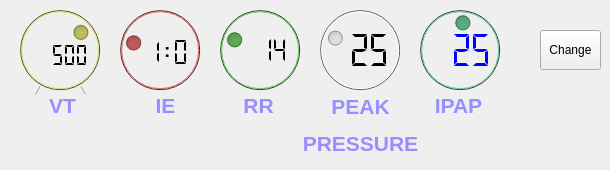
            <widget class="QWidget" name="page">
             <widget class="QDial" name="iedial">
              <property name="enabled">
               <bool>false</bool>
              </property>
              <property name="geometry">
               <rect>
                <x>110</x>
                <y>0</y>
                <width>100</width>
                <height>100</height>
               </rect>
              </property>
              <property name="minimumSize">
               <size>
                <width>100</width>
                <height>100</height>
               </size>
              </property>
              <property name="styleSheet">
               <string notr="true">background-color: rgb(200,20,20)</string>
              </property>
              <property name="minimum">
               <number>1</number>
              </property>
              <property name="maximum">
               <number>5</number>
              </property>
              <property name="value">
               <number>2</number>
              </property>
             </widget>
             <widget class="QLCDNumber" name="ilcd">
              <property name="geometry">
               <rect>
                <x>147</x>
                <y>37</y>
                <width>16</width>
                <height>30</height>
               </rect>
              </property>
              <property name="minimumSize">
               <size>
                <width>0</width>
                <height>0</height>
               </size>
              </property>
              <property name="styleSheet">
               <string notr="true">color:black</string>
              </property>
              <property name="frameShape">
               <enum>QFrame::NoFrame</enum>
              </property>
              <property name="frameShadow">
               <enum>QFrame::Plain</enum>
              </property>
              <property name="digitCount">
               <number>1</number>
              </property>
              <property name="segmentStyle">
               <enum>QLCDNumber::Flat</enum>
              </property>
              <property name="value" stdset="0">
               <double>1.000000000000000</double>
              </property>
             </widget>
             <widget class="QLabel" name="label_17">
              <property name="geometry">
               <rect>
                <x>164</x>
                <y>30</y>
                <width>10</width>
                <height>40</height>
               </rect>
              </property>
              <property name="font">
               <font>
                <pointsize>14</pointsize>
                <weight>75</weight>
                <bold>true</bold>
               </font>
              </property>
              <property name="styleSheet">
               <string notr="true">color:black</string>
              </property>
              <property name="text">
               <string>:</string>
              </property>
             </widget>
             <widget class="QLCDNumber" name="ielcd">
              <property name="geometry">
               <rect>
                <x>167</x>
                <y>37</y>
                <width>28</width>
                <height>30</height>
               </rect>
              </property>
              <property name="minimumSize">
               <size>
                <width>0</width>
                <height>0</height>
               </size>
              </property>
              <property name="styleSheet">
               <string notr="true">color:black</string>
              </property>
              <property name="frameShape">
               <enum>QFrame::NoFrame</enum>
              </property>
              <property name="frameShadow">
               <enum>QFrame::Plain</enum>
              </property>
              <property name="digitCount">
               <number>1</number>
              </property>
              <property name="segmentStyle">
               <enum>QLCDNumber::Flat</enum>
              </property>
             </widget>
             <widget class="QLabel" name="label_15">
              <property name="geometry">
               <rect>
                <x>130</x>
                <y>90</y>
                <width>71</width>
                <height>31</height>
               </rect>
              </property>
              <property name="font">
               <font>
                <pointsize>16</pointsize>
                <weight>75</weight>
                <bold>true</bold>
               </font>
              </property>
              <property name="styleSheet">
               <string notr="true">color: rgb(152, 142, 255);</string>
              </property>
              <property name="text">
               <string>IE</string>
              </property>
              <property name="alignment">
               <set>Qt::AlignCenter</set>
              </property>
             </widget>
             <widget class="QDial" name="rrdial">
              <property name="enabled">
               <bool>false</bool>
              </property>
              <property name="geometry">
               <rect>
                <x>210</x>
                <y>0</y>
                <width>100</width>
                <height>100</height>
               </rect>
              </property>
              <property name="minimumSize">
               <size>
                <width>100</width>
                <height>100</height>
               </size>
              </property>
              <property name="styleSheet">
               <string notr="true">background-color: rgb(20,100,10)</string>
              </property>
              <property name="minimum">
               <number>8</number>
              </property>
              <property name="maximum">
               <number>30</number>
              </property>
              <property name="value">
               <number>14</number>
              </property>
             </widget>
             <widget class="QLabel" name="label_14">
              <property name="geometry">
               <rect>
                <x>218</x>
                <y>90</y>
                <width>81</width>
                <height>31</height>
               </rect>
              </property>
              <property name="font">
               <font>
                <pointsize>16</pointsize>
                <weight>75</weight>
                <bold>true</bold>
               </font>
              </property>
              <property name="styleSheet">
               <string notr="true">color: rgb(152, 142, 255);</string>
              </property>
              <property name="text">
               <string>RR</string>
              </property>
              <property name="alignment">
               <set>Qt::AlignCenter</set>
              </property>
             </widget>
             <widget class="QLCDNumber" name="rrlcd">
              <property name="enabled">
               <bool>false</bool>
              </property>
              <property name="geometry">
               <rect>
                <x>253</x>
                <y>35</y>
                <width>41</width>
                <height>30</height>
               </rect>
              </property>
              <property name="minimumSize">
               <size>
                <width>0</width>
                <height>20</height>
               </size>
              </property>
              <property name="styleSheet">
               <string notr="true">color:black</string>
              </property>
              <property name="frameShape">
               <enum>QFrame::NoFrame</enum>
              </property>
              <property name="frameShadow">
               <enum>QFrame::Plain</enum>
              </property>
              <property name="digitCount">
               <number>2</number>
              </property>
              <property name="segmentStyle">
               <enum>QLCDNumber::Flat</enum>
              </property>
              <property name="intValue" stdset="0">
               <number>14</number>
              </property>
             </widget>
             <widget class="QPushButton" name="btnchangeset">
              <property name="geometry">
               <rect>
                <x>540</x>
                <y>30</y>
                <width>61</width>
                <height>40</height>
               </rect>
              </property>
              <property name="minimumSize">
               <size>
                <width>0</width>
                <height>40</height>
               </size>
              </property>
              <property name="text">
               <string>Change</string>
              </property>
             </widget>
             <widget class="QLabel" name="labelipap">
              <property name="geometry">
               <rect>
                <x>418</x>
                <y>90</y>
                <width>81</width>
                <height>31</height>
               </rect>
              </property>
              <property name="font">
               <font>
                <pointsize>16</pointsize>
                <weight>75</weight>
                <bold>true</bold>
               </font>
              </property>
              <property name="styleSheet">
               <string notr="true">color: rgb(152, 142, 255);</string>
              </property>
              <property name="text">
               <string>IPAP</string>
              </property>
              <property name="alignment">
               <set>Qt::AlignCenter</set>
              </property>
             </widget>
             <widget class="QDial" name="ipapdial">
              <property name="enabled">
               <bool>false</bool>
              </property>
              <property name="geometry">
               <rect>
                <x>410</x>
                <y>0</y>
                <width>100</width>
                <height>100</height>
               </rect>
              </property>
              <property name="minimumSize">
               <size>
                <width>100</width>
                <height>100</height>
               </size>
              </property>
              <property name="styleSheet">
               <string notr="true">background-color: rgb(20,40,30)</string>
              </property>
              <property name="minimum">
               <number>5</number>
              </property>
              <property name="maximum">
               <number>30</number>
              </property>
              <property name="value">
               <number>18</number>
              </property>
             </widget>
             <widget class="QLCDNumber" name="ipaplcd">
              <property name="geometry">
               <rect>
                <x>430</x>
                <y>30</y>
                <width>64</width>
                <height>40</height>
               </rect>
              </property>
              <property name="minimumSize">
               <size>
                <width>0</width>
                <height>40</height>
               </size>
              </property>
              <property name="styleSheet">
               <string notr="true">color:blue</string>
              </property>
              <property name="frameShape">
               <enum>QFrame::NoFrame</enum>
              </property>
              <property name="digitCount">
               <number>3</number>
              </property>
              <property name="segmentStyle">
               <enum>QLCDNumber::Flat</enum>
              </property>
              <property name="intValue" stdset="0">
               <number>25</number>
              </property>
             </widget>
             <widget class="QLCDNumber" name="peaklcd">
              <property name="geometry">
               <rect>
                <x>330</x>
                <y>30</y>
                <width>61</width>
                <height>40</height>
               </rect>
              </property>
              <property name="minimumSize">
               <size>
                <width>0</width>
                <height>40</height>
               </size>
              </property>
              <property name="styleSheet">
               <string notr="true">color:black</string>
              </property>
              <property name="frameShape">
               <enum>QFrame::NoFrame</enum>
              </property>
              <property name="digitCount">
               <number>3</number>
              </property>
              <property name="segmentStyle">
               <enum>QLCDNumber::Flat</enum>
              </property>
              <property name="value" stdset="0">
               <double>25.000000000000000</double>
              </property>
             </widget>
             <widget class="QLabel" name="label_9">
              <property name="geometry">
               <rect>
                <x>300</x>
                <y>90</y>
                <width>121</width>
                <height>71</height>
               </rect>
              </property>
              <property name="font">
               <font>
                <pointsize>16</pointsize>
                <weight>75</weight>
                <bold>true</bold>
               </font>
              </property>
              <property name="styleSheet">
               <string notr="true">color: rgb(152, 142, 255);</string>
              </property>
              <property name="text">
               <string>&lt;html&gt;&lt;head/&gt;&lt;body&gt;&lt;p align=&quot;center&quot;&gt;PEAK&lt;/p&gt;&lt;p align=&quot;center&quot;&gt;PRESSURE&lt;/p&gt;&lt;/body&gt;&lt;/html&gt;</string>
              </property>
              <property name="alignment">
               <set>Qt::AlignCenter</set>
              </property>
             </widget>
             <widget class="QDial" name="peakdial">
              <property name="enabled">
               <bool>false</bool>
              </property>
              <property name="geometry">
               <rect>
                <x>310</x>
                <y>0</y>
                <width>100</width>
                <height>100</height>
               </rect>
              </property>
              <property name="minimumSize">
               <size>
                <width>100</width>
                <height>100</height>
               </size>
              </property>
              <property name="minimum">
               <number>15</number>
              </property>
              <property name="maximum">
               <number>50</number>
              </property>
              <property name="value">
               <number>25</number>
              </property>
             </widget>
             <widget class="QLabel" name="lblVt">
              <property name="geometry">
               <rect>
                <x>27</x>
                <y>90</y>
                <width>71</width>
                <height>31</height>
               </rect>
              </property>
              <property name="font">
               <font>
                <family>MS Shell Dlg 2</family>
                <pointsize>16</pointsize>
                <weight>75</weight>
                <bold>true</bold>
               </font>
              </property>
              <property name="styleSheet">
               <string notr="true">color: rgb(152, 142, 255);</string>
              </property>
              <property name="text">
               <string>VT</string>
              </property>
              <property name="alignment">
               <set>Qt::AlignCenter</set>
              </property>
             </widget>
             <widget class="QDial" name="vtdial">
              <property name="enabled">
               <bool>false</bool>
              </property>
              <property name="geometry">
               <rect>
                <x>10</x>
                <y>0</y>
                <width>100</width>
                <height>100</height>
               </rect>
              </property>
              <property name="minimumSize">
               <size>
                <width>100</width>
                <height>100</height>
               </size>
              </property>
              <property name="styleSheet">
               <string notr="true">background-color: rgb(200,200,20)</string>
              </property>
              <property name="minimum">
               <number>1</number>
              </property>
              <property name="maximum">
               <number>7</number>
              </property>
              <property name="singleStep">
               <number>50</number>
              </property>
              <property name="value">
               <number>5</number>
              </property>
              <property name="wrapping">
               <bool>false</bool>
              </property>
              <property name="notchTarget">
               <double>10.000000000000000</double>
              </property>
              <property name="notchesVisible">
               <bool>true</bool>
              </property>
             </widget>
             <widget class="QLCDNumber" name="vtlcd">
              <property name="enabled">
               <bool>false</bool>
              </property>
              <property name="geometry">
               <rect>
                <x>50</x>
                <y>40</y>
                <width>41</width>
                <height>30</height>
               </rect>
              </property>
              <property name="minimumSize">
               <size>
                <width>0</width>
                <height>20</height>
               </size>
              </property>
              <property name="styleSheet">
               <string notr="true">color:black</string>
              </property>
              <property name="frameShape">
               <enum>QFrame::NoFrame</enum>
              </property>
              <property name="frameShadow">
               <enum>QFrame::Plain</enum>
              </property>
              <property name="digitCount">
               <number>3</number>
              </property>
              <property name="segmentStyle">
               <enum>QLCDNumber::Flat</enum>
              </property>
              <property name="intValue" stdset="0">
               <number>500</number>
              </property>
             </widget>
             <zorder>peakdial</zorder>
             <zorder>iedial</zorder>
             <zorder>ilcd</zorder>
             <zorder>label_17</zorder>
             <zorder>ielcd</zorder>
             <zorder>label_15</zorder>
             <zorder>rrdial</zorder>
             <zorder>label_14</zorder>
             <zorder>rrlcd</zorder>
             <zorder>btnchangeset</zorder>
             <zorder>labelipap</zorder>
             <zorder>ipapdial</zorder>
             <zorder>ipaplcd</zorder>
             <zorder>peaklcd</zorder>
             <zorder>label_9</zorder>
             <zorder>lblVt</zorder>
             <zorder>vtdial</zorder>
             <zorder>vtlcd</zorder>
            </widget>
